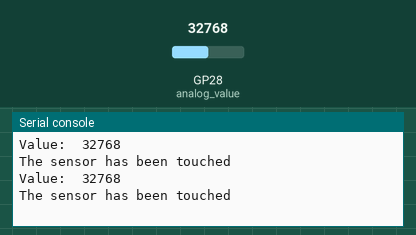
This program was run on a simulated Raspberry Pi Pico running MicroPython. On the bench: the last lines printed to the serial console. The inputs (shaded band) are chosen by the test bench; at power-on: GP28 (analog_value) = 32768 (analog values on the 0–65535 scale).

Above: at 1.2 s.
1.3 s: GP28 (analog_value) set to 49360
At 2.6 s:
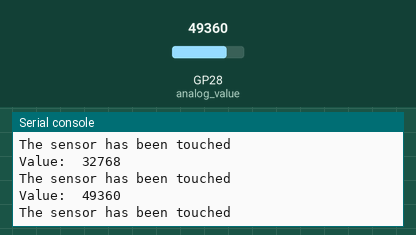
2.8 s: GP28 (analog_value) set to 51008
At 3.8 s:
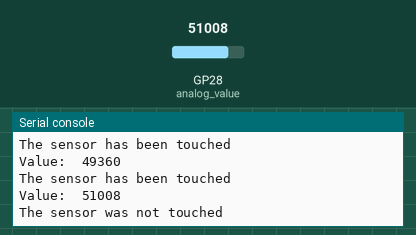
Timing chart, 0 to 5.8 s (numbered marks = the images above; inputs shaded):
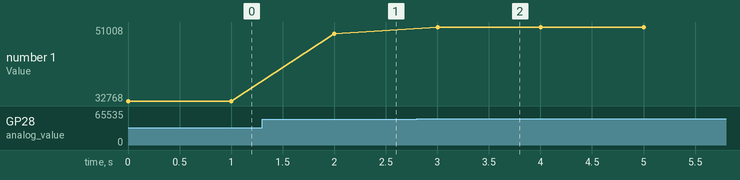

Measured:
- the behaviour switches between 49984 and 50000 on GP28 (analog_value) (found by bisection; images 1 and 2)
- after the input at 1.3 s, the serial console: prints a new line after 0.70 s (image 1)
- after the input at 2.8 s, the serial console: prints a new line after 0.20 s (image 2)
- plotted number 1: 32768 → 49360 after the input at 1.3 s, 49360 → 51008 after the input at 2.8 s

The program:

HW-494-reader-debug.py
```python
import machine
import utime

analog_value = machine.ADC(28)

while True:
    reading = analog_value.read_u16()
    print("Value: ",reading)
    if reading < 50000:
        print("The sensor has been touched")
    else:
        print("The sensor was not touched")
    utime.sleep(1.0)
```
